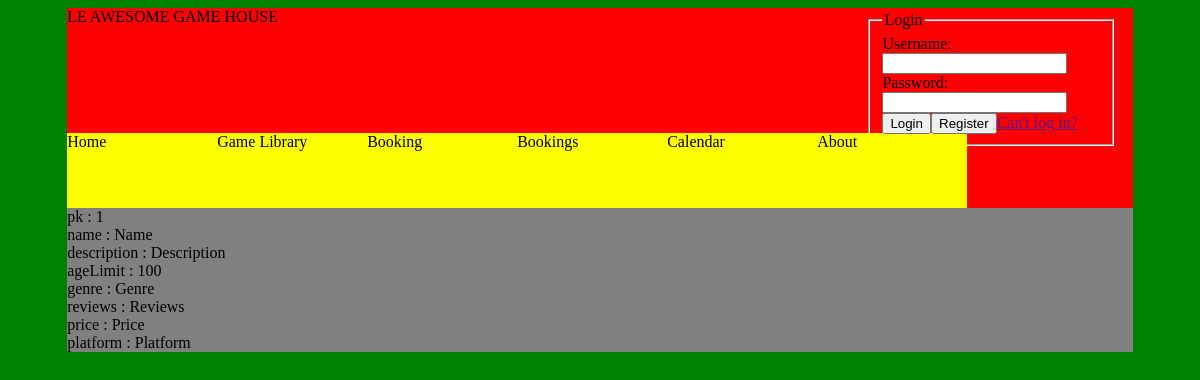
The page /?game=1 on the database its author committed.
### tables this page shows
CREATE TABLE "Game" ("pk" INTEGER PRIMARY KEY  NOT NULL ,"name" VARCHAR,"description" VARCHAR,"ageLimit" VARCHAR,"genre" VARCHAR,"reviews" VARCHAR,"price" INTEGER,"platform" VARCHAR);

### view.php (the view, shortened to what this page needs)
<?php
class InterfaceView{
    public function staticStuff(){
        echo "
        <!DOCTYPE html>
            <head>
                <title>title</title>
                <link rel='stylesheet' href='style.css'>
            </head>
        <body>
        <header>";
            echo "LE AWESOME GAME HOUSE";
            $loggedIn = true;
            echo "<div class='login'>";
                if(isset($_SESSION['username'])){
                    if($_SESSION['username'] != ""){
                        echo "Hello " . $_SESSION['username'];
                        echo "<form method='POST'>";
                            echo "<button name='logout' type='submit'>Logout</button>";
                        echo "</form>";
                    } else{
                        $loggedIn = false;
                    }
                } else{
                    $loggedIn = false;
                }
                if(!$loggedIn){
                    echo "<fieldset>";
                        echo "<legend>Login</legend>";
                        echo "<form method='POST'>";
                            echo "Username:";
                            echo "<input name='username' type='text'></input>";
                            echo "Password:";
                            echo "<input name='password' type='password'></input>";
                            echo "<button type='submit'>Login</button>";
                        echo "</form>";
                        echo "<form method='GET'><button type='submit' name='page' value='register'>Register</button></form>";
                        echo "<a href=''>Can't log in?</a>";
                    echo "</fieldset>";
                }
            echo "</div>
            <nav>";
         echo <<<EOT
            <div id="home" class="navButton">Home</div>
            <script type="text/javascript">
            document.getElementById("home").onclick = function () {
                location.href = "?page=home";
            };
            </script>
            <div id="gameLibrary" class="navButton">Game Library</div>
            <script type="text/javascript">
            document.getElementById("gameLibrary").onclick = function () {
                location.href = "?page=gameLibrary";
            };
            </script>
            <div id="booking" class="navButton">Booking</div>
            <script type="text/javascript">
            document.getElementById("booking").onclick = function () {
                location.href = "?page=booking";
            };
            </script>
            <div id="bookings" class="navButton">Bookings</div>
            <script type="text/javascript">
            document.getElementById("bookings").onclick = function () {
                location.href = "?page=bookings";
            };
            </script>
            <div id="calendar" class="navButton">Calendar</div>
            <script type="text/javascript">
            document.getElementById("calendar").onclick = function () {
                location.href = "?page=calendar";
            };
            </script>
            <div id="about" class="navButton">About</div>
            <script type="text/javascript">
            document.getElementById("about").onclick = function () {
                location.href = "?page=about";
            };
            </script>
EOT;
                echo "</nav>";
        echo "</header>";
    }
    function displayGame($data){
        echo "
            <main>";
                foreach($data as $arr){
                    foreach($arr as $key => $value){
                        echo "$key : $value <br>";
                    }
                }
            echo "</main>";
    }
}
 ?>

### style.css (style rules this page uses)
body { background-color:green; min-height:100%; height:100%; }
header { background-color:red; width:90%; height:200px; margin-left:5%; }
nav { background-color:orange; width:900px; height:75px; margin-top:102px; }
.navButton { background-color:yellow; width:150px; height:75px; float:left; }
main { background-color:gray; width:90%; min-height:75px; margin-left:5%; }
.login { width:250px; height:10%; margin-top:-15px; margin-left:75%; }
form { display:inline; margin:0px; padding:0px; }

### rows shown on the page
game: key "pk", pk "1", key "name", name "Name", key "description", description "Description", key "ageLimit", ageLimit "100", key "genre", genre "Genre", key "reviews", reviews "Reviews", key "price", price "Price", key "platform", platform "Platform"
